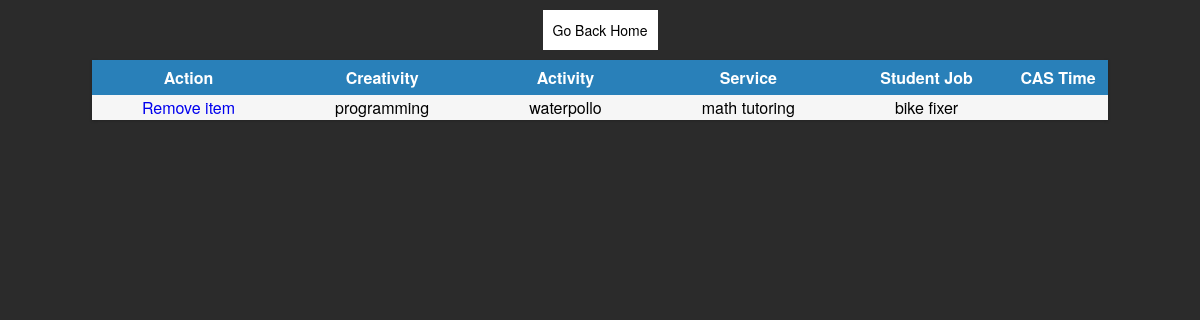
/adminpanel.php?id=3, run on the app's committed database.
### tables this page shows
CREATE TABLE caschoices(id integer primary key, userid integer, username text, creativity text, activity text, service text, studentjob text);

### adminpanel.php (the view, shortened to what this page needs)
<?php
session_start();echo '<center><div class="wrap"><a href="admin.php" class="go">Go Back Home</a></div></center>';?>
<?php
$conn = new PDO('sqlite:db_member.sqlite3');
$select = "select caschoices.id as notrem, * from caschoices where userid=:recid";
$stmt = $conn->prepare($select);
$stmt->bindParam(':recid', $_GET[id]);
$stmt->execute();
$result=$stmt->fetchAll();
echo '<center>';
echo '<table class="table row">';
echo '<th class="cell"><b>Action</b></th>
	<th class="cell"><b>Creativity</b></th>
	<th class="cell"><b>Activity</b></th>
	<th class="cell"><b>Service</b></th>
	<th class="cell"><b>Student Job</b></th>
	<th class="cell"><b>CAS Time</b></th>';
foreach($result as $x){
echo '
	<tr class="row"><td><a href=?del='.$x[notrem].' style="text-decoration: none;">Remove item</a></td><td>'.$x['creativity'].'</td><td>'.$x['activity'].'</td><td>'.$x['service'].'</td><td>'.$x['studentjob'].'</td><td>'.$x['tprice'].'</td></tr>';
}
echo '</table>';
echo '</center>';
?>

### adminpanel.php (style rules this page uses)
.wrap { margin: 20px; }
.table { margin: 0px 0 40px 0; width: 100%; box-shadow: 0 1px 3px rgba(0, 0, 0, 0.2); display: table; border-collapse: collapse;; top:30px; }
.row { display: table-row; background: #f6f6f6; }
.row:nth-of-type(odd) { background: #e9e9e9; }
td { color: black; }
th { background: #2980b9; color: white; }
.cell { padding: 6px 12px; display: table-cell; }
.go { background:white; color:Black; padding:10px; text-decoration:none; }
td { padding-left:50px; padding-right:50px; text-align: center; }

### data on the page
caschoices: creativity "programming", activity "waterpollo", service "math tutoring", studentjob "bike fixer"
